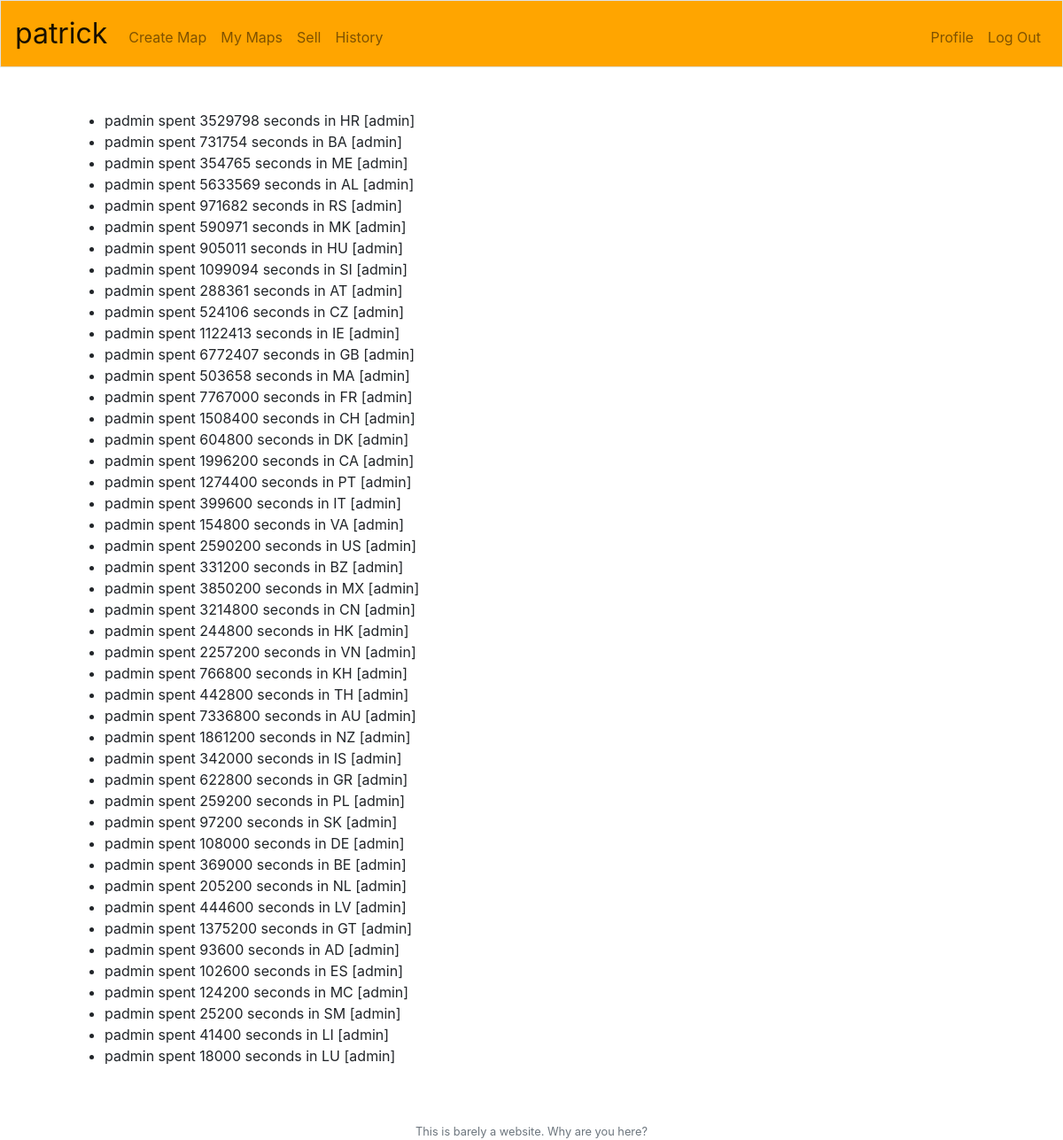
Screenshot of /history (signed in) with the database file from the repository.
### patw/models.py (models this page shows, shortened)
class Polar(db.Model):
    __tablename__ = "polar"
    id = db.Column(db.Integer, primary_key=True)
    country_code = db.Column(db.String(10), nullable=False)
    time_spent = db.Column(db.BigInteger, nullable=False)
    user_id = db.Column(db.Integer, db.ForeignKey("users.user_id"), nullable=False)
    map_name = db.Column(db.String(20), nullable=False)
    date_created = db.Column(db.DateTime, nullable=False)
    __table_args__ = (db.UniqueConstraint('country_code', 'user_id', 'map_name', name="_multiple_countries_uc"),)
    def __repr__(self):
        user = User.query.filter_by(user_id=self.user_id).first()
        return f"{user.username} spent {self.time_spent} seconds in {self.country_code} [{self.map_name}]"

class User(db.Model, UserMixin):
    __tablename__ = "users"
    user_id = db.Column(db.Integer, primary_key=True)
    username = db.Column(db.String(80), unique=True, nullable=False)
    email = db.Column(db.String(120), unique=True, nullable=False)
    hash = db.Column(db.String(255), nullable=False)
    date_created = db.Column(db.DateTime, nullable=False, default=datetime.utcnow)
    map_data = db.relationship("Polar", backref="user", lazy=True)

### patw/routes.py (the view)
@app.route("/history")
@login_required
def history():
    user = User.query.filter_by(user_id=current_user.user_id).first()
    map_data = user.map_data
    return render_template("history.html", data=map_data)

### patw/models.py (called while the page is built)
@login_manager.user_loader
def load_user(user_id):
    return User.query.get(user_id)

### patw/templates/history.html (shortened to what this page needs)
{% extends "layout.html" %}
{% block main %}
<ul>
{% for entry in data %}
<li>
  {{ entry }}
  </li>
{% endfor %}
</ul>
{% endblock %}

### patw/templates/layout.html (shortened to what this page needs)
<!DOCTYPE html>
<html lang="en-uk">
  <head>
    <link href="https://maxcdn.bootstrapcdn.com/bootstrap/4.1.3/css/bootstrap.min.css" rel="stylesheet">
    <link href="/static/styles.css" rel="stylesheet">
  </head>
  <body>
    <nav class="navbar navbar-expand-md navbar-light border">
        <a class="navbar-brand" href="/">
          <span>patrick</span>
        </a>
        <div class="collapse navbar-collapse" id="navbar">
            {% if current_user.is_authenticated %}
                <ul class="navbar-nav mr-auto mt-2">
                    <li class="nav-item"><a class="nav-link" href="/createmap">Create Map</a></li>
                    <li class="nav-item"><a class="nav-link" href="/map">My Maps</a></li>
                    <li class="nav-item"><a class="nav-link" href="/sell">Sell</a></li>
                    <li class="nav-item"><a class="nav-link" href="/history">History</a></li>
                </ul>
                <ul class="navbar-nav ml-auto mt-2">
                    <li class="nav-item"><a class="nav-link" href="/profile">Profile</a></li>
                    <li class="nav-item"><a class="nav-link" href="/logout">Log Out</a></li>
                </ul>
            {% endif %}
        </div>
    </nav>
    <main class="container p-5">
      {% block main %}{% endblock %}
    </main>
    <footer class="small text-center text-muted">
      This is barely a website. Why are you here?
    </footer>
  </body>
</html>

### patw/static/styles.css (style rules this page uses)
nav .navbar-brand { font-size: xx-large; }
nav { background-color:#ffa500 }
main { overflow-x: auto; text-align: left; }

### rows the page displays
Polar: user+time_spent+country_code "padmin spent 3529798 seconds in HR [admin]"
Polar: user+time_spent+country_code "padmin spent 731754 seconds in BA [admin]"
Polar: user+time_spent+country_code "padmin spent 354765 seconds in ME [admin]"
Polar: user+time_spent+country_code "padmin spent 5633569 seconds in AL [admin]"
Polar: user+time_spent+country_code "padmin spent 971682 seconds in RS [admin]"
Polar: user+time_spent+country_code "padmin spent 590971 seconds in MK [admin]"
Polar: user+time_spent+country_code "padmin spent 905011 seconds in HU [admin]"
Polar: user+time_spent+country_code "padmin spent 1099094 seconds in SI [admin]"
Polar: user+time_spent+country_code "padmin spent 288361 seconds in AT [admin]"
Polar: user+time_spent+country_code "padmin spent 524106 seconds in CZ [admin]"
Polar: user+time_spent+country_code "padmin spent 1122413 seconds in IE [admin]"
Polar: user+time_spent+country_code "padmin spent 6772407 seconds in GB [admin]"
Polar: user+time_spent+country_code "padmin spent 503658 seconds in MA [admin]"
Polar: user+time_spent+country_code "padmin spent 7767000 seconds in FR [admin]"
Polar: user+time_spent+country_code "padmin spent 1508400 seconds in CH [admin]"
Polar: user+time_spent+country_code "padmin spent 604800 seconds in DK [admin]"
Polar: user+time_spent+country_code "padmin spent 1996200 seconds in CA [admin]"
Polar: user+time_spent+country_code "padmin spent 1274400 seconds in PT [admin]"
Polar: user+time_spent+country_code "padmin spent 399600 seconds in IT [admin]"
Polar: user+time_spent+country_code "padmin spent 154800 seconds in VA [admin]"
Polar: user+time_spent+country_code "padmin spent 2590200 seconds in US [admin]"
Polar: user+time_spent+country_code "padmin spent 331200 seconds in BZ [admin]"
Polar: user+time_spent+country_code "padmin spent 3850200 seconds in MX [admin]"
Polar: user+time_spent+country_code "padmin spent 3214800 seconds in CN [admin]"
Polar: user+time_spent+country_code "padmin spent 244800 seconds in HK [admin]"
Polar: user+time_spent+country_code "padmin spent 2257200 seconds in VN [admin]"
Polar: user+time_spent+country_code "padmin spent 766800 seconds in KH [admin]"
Polar: user+time_spent+country_code "padmin spent 442800 seconds in TH [admin]"
Polar: user+time_spent+country_code "padmin spent 7336800 seconds in AU [admin]"
Polar: user+time_spent+country_code "padmin spent 1861200 seconds in NZ [admin]"
Polar: user+time_spent+country_code "padmin spent 342000 seconds in IS [admin]"
Polar: user+time_spent+country_code "padmin spent 622800 seconds in GR [admin]"
Polar: user+time_spent+country_code "padmin spent 259200 seconds in PL [admin]"
Polar: user+time_spent+country_code "padmin spent 97200 seconds in SK [admin]"
Polar: user+time_spent+country_code "padmin spent 108000 seconds in DE [admin]"
Polar: user+time_spent+country_code "padmin spent 369000 seconds in BE [admin]"
Polar: user+time_spent+country_code "padmin spent 205200 seconds in NL [admin]"
Polar: user+time_spent+country_code "padmin spent 444600 seconds in LV [admin]"
Polar: user+time_spent+country_code "padmin spent 1375200 seconds in GT [admin]"
Polar: user+time_spent+country_code "padmin spent 93600 seconds in AD [admin]"
Polar: user+time_spent+country_code "padmin spent 102600 seconds in ES [admin]"
Polar: user+time_spent+country_code "padmin spent 124200 seconds in MC [admin]"
Polar: user+time_spent+country_code "padmin spent 25200 seconds in SM [admin]"
Polar: user+time_spent+country_code "padmin spent 41400 seconds in LI [admin]"
Polar: user+time_spent+country_code "padmin spent 18000 seconds in LU [admin]"
